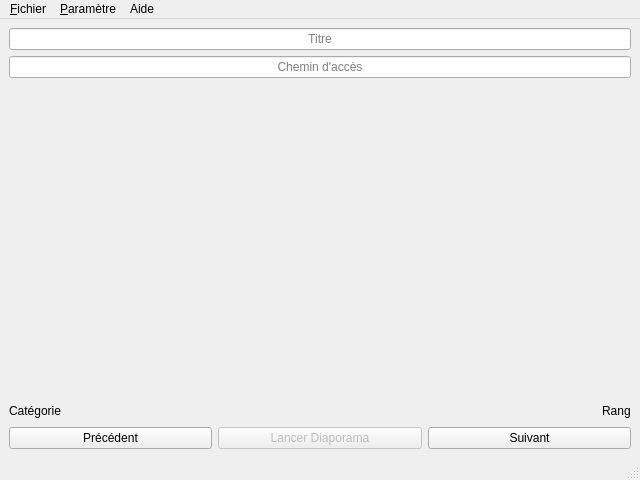
<?xml version="1.0" encoding="UTF-8"?>
<ui version="4.0">
 <class>LecteurVue</class>
 <widget class="QMainWindow" name="LecteurVue">
  <property name="geometry">
   <rect>
    <x>0</x>
    <y>0</y>
    <width>640</width>
    <height>480</height>
   </rect>
  </property>
  <property name="windowTitle">
   <string>Mon Application</string>
  </property>
  <widget class="QWidget" name="centralwidget">
   <layout class="QVBoxLayout" name="verticalLayout">
    <item>
     <widget class="QLineEdit" name="lTitre">
      <property name="text">
       <string/>
      </property>
      <property name="alignment">
       <set>Qt::AlignCenter</set>
      </property>
      <property name="placeholderText">
       <string>Titre</string>
      </property>
     </widget>
    </item>
    <item>
     <widget class="QLineEdit" name="lPath">
      <property name="alignment">
       <set>Qt::AlignCenter</set>
      </property>
      <property name="placeholderText">
       <string>Chemin d'accès</string>
      </property>
     </widget>
    </item>
    <item>
     <widget class="QLabel" name="image">
      <property name="enabled">
       <bool>true</bool>
      </property>
      <property name="sizePolicy">
       <sizepolicy hsizetype="Ignored" vsizetype="Ignored">
        <horstretch>0</horstretch>
        <verstretch>1</verstretch>
       </sizepolicy>
      </property>
      <property name="text">
       <string/>
      </property>
      <property name="scaledContents">
       <bool>true</bool>
      </property>
      <property name="alignment">
       <set>Qt::AlignCenter</set>
      </property>
     </widget>
    </item>
    <item>
     <layout class="QHBoxLayout" name="horizontalLayout_2">
      <item>
       <widget class="QLabel" name="lCategorie">
        <property name="text">
         <string>Catégorie</string>
        </property>
       </widget>
      </item>
      <item>
       <spacer name="horizontalSpacer">
        <property name="orientation">
         <enum>Qt::Horizontal</enum>
        </property>
        <property name="sizeHint" stdset="0">
         <size>
          <width>0</width>
          <height>20</height>
         </size>
        </property>
       </spacer>
      </item>
      <item>
       <widget class="QLabel" name="lRang">
        <property name="text">
         <string>Rang</string>
        </property>
       </widget>
      </item>
     </layout>
    </item>
    <item>
     <layout class="QHBoxLayout" name="horizontalLayout">
      <item>
       <widget class="QPushButton" name="pbPrecedent">
        <property name="text">
         <string>Précédent</string>
        </property>
       </widget>
      </item>
      <item>
       <widget class="QPushButton" name="pbToggleAuto">
        <property name="enabled">
         <bool>false</bool>
        </property>
        <property name="text">
         <string>Lancer Diaporama</string>
        </property>
       </widget>
      </item>
      <item>
       <widget class="QPushButton" name="pbSuivant">
        <property name="text">
         <string>Suivant</string>
        </property>
       </widget>
      </item>
     </layout>
    </item>
   </layout>
  </widget>
  <widget class="QMenuBar" name="menubar">
   <property name="geometry">
    <rect>
     <x>0</x>
     <y>0</y>
     <width>640</width>
     <height>36</height>
    </rect>
   </property>
   <widget class="QMenu" name="menu_Fichier">
    <property name="title">
     <string>&amp;Fichier</string>
    </property>
    <addaction name="actionSortir"/>
   </widget>
   <widget class="QMenu" name="menuParam_tre">
    <property name="title">
     <string>&amp;Paramètre</string>
    </property>
    <addaction name="actionChanger_diaporama"/>
    <addaction name="actionEnlever_diaporama"/>
    <addaction name="actionVitesse"/>
   </widget>
   <widget class="QMenu" name="menuAide">
    <property name="title">
     <string>Aide</string>
    </property>
    <addaction name="action_propos_de"/>
   </widget>
   <addaction name="menu_Fichier"/>
   <addaction name="menuParam_tre"/>
   <addaction name="menuAide"/>
  </widget>
  <widget class="QStatusBar" name="statusbar"/>
  <action name="action_quitter">
   <property name="text">
    <string>Sortir</string>
   </property>
   <property name="shortcut">
    <string>Ctrl+Q</string>
   </property>
  </action>
  <action name="action_changer_diaporama">
   <property name="text">
    <string>Changer diaporama</string>
   </property>
   <property name="shortcut">
    <string>Ctrl+R</string>
   </property>
  </action>
  <action name="action_enlever_diaporama">
   <property name="text">
    <string>Enlever diaporama</string>
   </property>
   <property name="shortcut">
    <string>Ctrl+D</string>
   </property>
  </action>
  <action name="action_vitesse_defilement">
   <property name="text">
    <string>Vitesse de défilement</string>
   </property>
   <property name="shortcut">
    <string>Ctrl+V</string>
   </property>
  </action>
  <action name="actionSortir">
   <property name="text">
    <string>Sortir</string>
   </property>
   <property name="shortcut">
    <string>Ctrl+Q</string>
   </property>
  </action>
  <action name="actionChanger_diaporama">
   <property name="text">
    <string>Charger diaporama</string>
   </property>
   <property name="shortcut">
    <string>Ctrl+R</string>
   </property>
  </action>
  <action name="actionEnlever_diaporama">
   <property name="text">
    <string>Enlever diaporama</string>
   </property>
   <property name="shortcut">
    <string>Ctrl+D</string>
   </property>
  </action>
  <action name="actionToutes_les_2_secondes">
   <property name="text">
    <string>Toutes les 2 secondes</string>
   </property>
   <property name="shortcut">
    <string>Ctrl+V</string>
   </property>
  </action>
  <action name="action_propos_de">
   <property name="text">
    <string>À propos de...</string>
   </property>
   <property name="shortcut">
    <string>Ctrl+H</string>
   </property>
  </action>
  <action name="actionVitesse">
   <property name="text">
    <string>Vitesse</string>
   </property>
  </action>
 </widget>
 <resources/>
 <connections/>
</ui>
